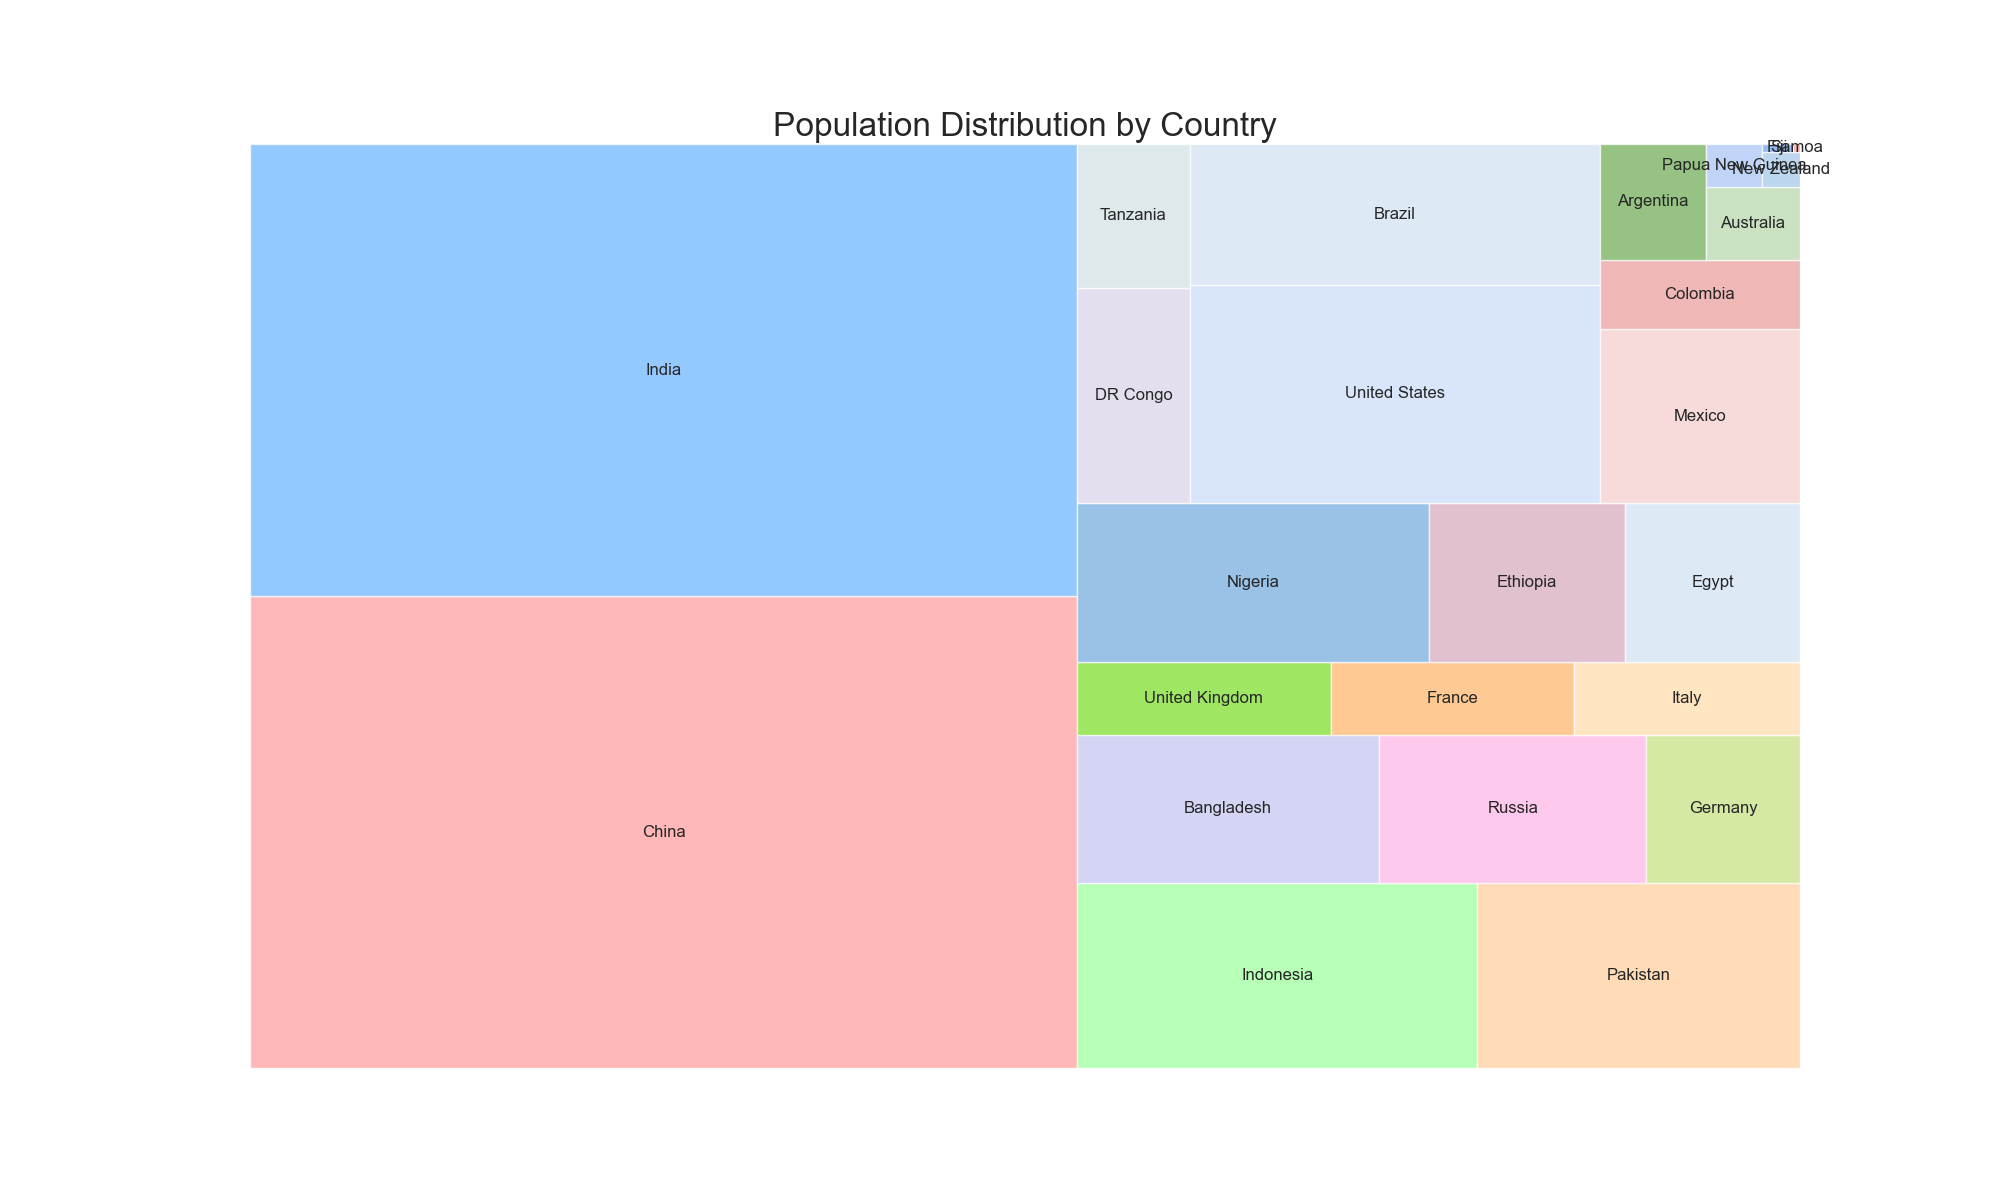

Write the Python code that produced this figure.

import pandas as pd
import seaborn as sns
import matplotlib.pyplot as plt
import squarify

# Creating a DataFrame from the provided dataset
data = {
    'Continent': ['Asia', 'Asia', 'Asia', 'Asia', 'Asia', 'Europe', 'Europe', 'Europe', 'Europe', 'Europe',
                  'Africa', 'Africa', 'Africa', 'Africa', 'Africa', 'Americas', 'Americas', 'Americas', 'Americas',
                  'Americas', 'Oceania', 'Oceania', 'Oceania', 'Oceania', 'Oceania'],
    'Country': ['China', 'India', 'Indonesia', 'Pakistan', 'Bangladesh', 'Russia', 'Germany', 'United Kingdom',
                'France', 'Italy', 'Nigeria', 'Ethiopia', 'Egypt', 'DR Congo', 'Tanzania', 'United States', 'Brazil',
                'Mexico', 'Colombia', 'Argentina', 'Australia', 'Papua New Guinea', 'New Zealand', 'Fiji', 'Samoa'],
    'Population': [1439323776, 1380004385, 273523615, 220892340, 164689383, 145934462, 83783942, 67886011, 65273511,
                   60461826, 206139589, 114963588, 102334404, 89561403, 59734218, 331002651, 212559417, 128932753,
                   50882891, 45195774, 25499884, 8947024, 4822233, 896445, 198414]
}

df = pd.DataFrame(data)

# Plotting the treemap
plt.figure(figsize=(20, 12))
colors = ["#ff9999", "#66b3ff", "#99ff99", "#ffcc99", "#c2c2f0", "#ffb3e6",
          "#c4e17f", "#76dd1f", "#ffb367", "#ffdaa9", "#6fa8dc", "#d5a6bd",
          "#cfe2f3", "#d9d2e9", "#d0e0e3", "#c9daf8", "#cfe2f3", "#f4cccc",
          "#ea9999", "#6aa84f", "#b6d7a8", "#a4c2f4", "#9fc5e8", "#6d9eeb"]

# Using squarify to plot treemap
squarify.plot(sizes=df['Population'], label=df['Country'], color=colors, alpha=0.7)
plt.title('Population Distribution by Country', fontsize=24)
plt.axis('off')
plt.show()
